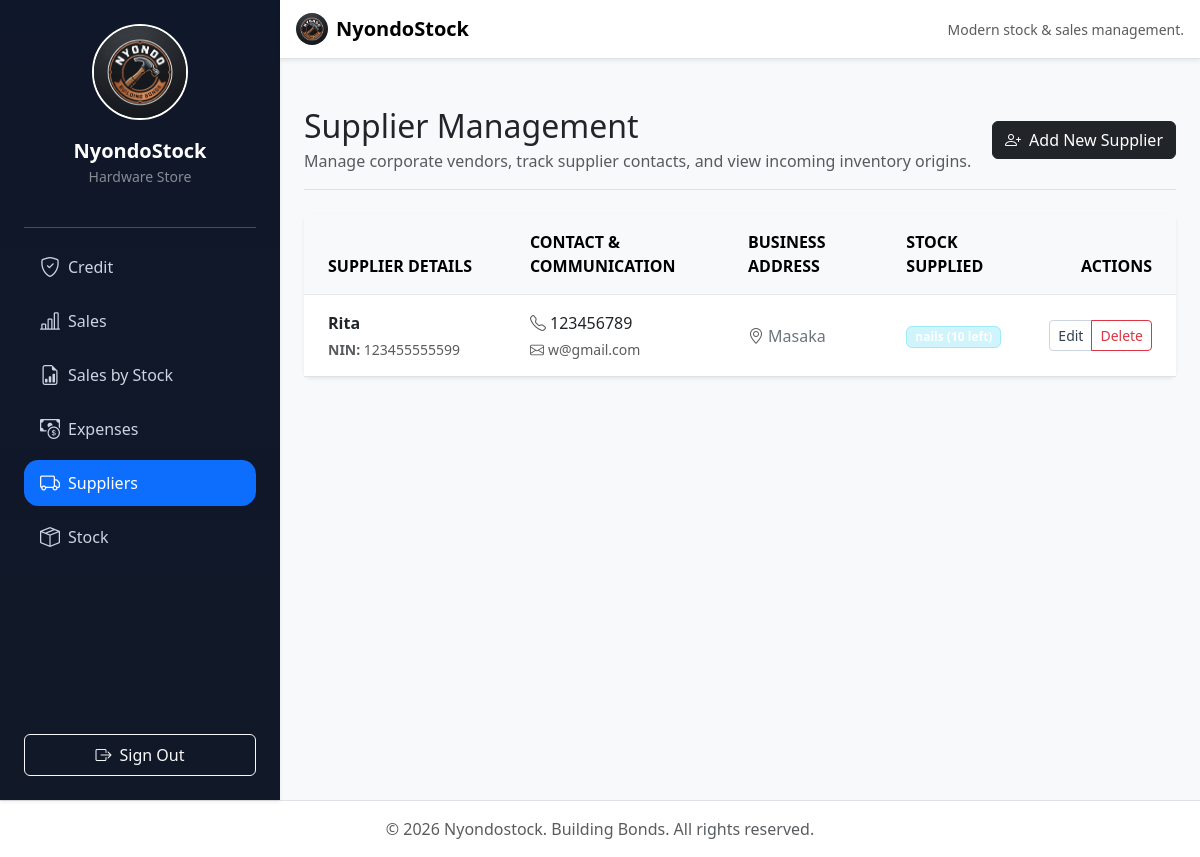
The page /stock/supplierlist/ on the database as committed earlier.
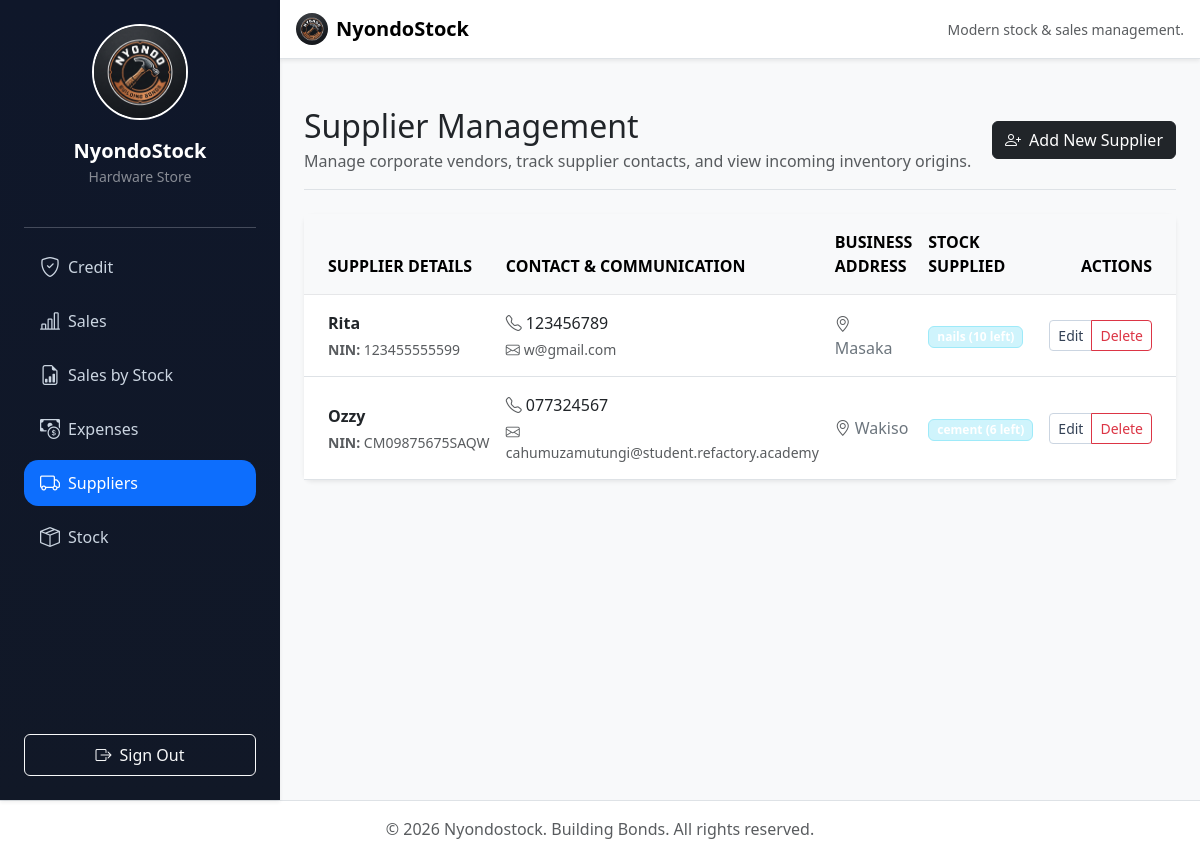
The same page on the database as committed later.
### stock/models.py (models this page shows, shortened)
class Supplier(models.Model):
    name = models.CharField(max_length=255)
    contact_info = models.CharField(max_length=255)
    Address = models.CharField(max_length=25)
    email = models.EmailField()
    nin = models.CharField(max_length=14)
    stock_supplied = models.ForeignKey(Stock, on_delete=models.SET_NULL, null=True)

class Stock(models.Model):
    STOCK_CHOICES = [
      ('hammers', 'Hammers'),
      ('nails', 'Nails'),
      ('iron sheets', 'Iron Sheets'),
      ('cement', 'Cement'),
      ('toolbox','Toolbox'),
      ('timber', 'Timber'),
      ('wire mesh', 'Wire Mesh'),
    ]
    name = models.CharField(max_length=25, choices=STOCK_CHOICES)
    quantity = models.IntegerField()
    date = models.DateTimeField(auto_now_add=True)
    unit_cost = models.DecimalField(max_digits=20, decimal_places=2)
    total_cost = models.DecimalField(max_digits=20, decimal_places=2)
    is_on_credit = models.BooleanField(default=False)
    is_paid = models.BooleanField(default=False)
    low_stock_threshold = models.IntegerField(default=5)
    unit_price = models.DecimalField(max_digits=20, decimal_places=2, null=True, blank=True)
    is_deleted = models.BooleanField(default=False)
    objects = StockManager()  # Default manager - excludes deleted
    all_objects = models.Manager()  # Get all, including deleted
    def __str__(self):
        return f"{self.name} ({self.quantity} left)"

### stock/views.py (the view)
# urls.py: path('supplierlist/', views.supplier_list, name='supplier_list'),
def supplier_list(request):
    suppliers = Supplier.objects.all()
    return render(request, 'store/supplier_list.html', {'suppliers': suppliers})

### stock/context_processors.py (called while the page is built)
def low_stock_alerts(request):
    alert_count = 0
    if request.user.is_authenticated:
        alert_count = Stock.objects.filter(quantity__lte=F('low_stock_threshold')).count()
    return {
        'low_stock_count': alert_count
    }

### templates/store/supplier_list.html (shortened to what this page needs)
{% extends 'base.html' %}
{% block content %}
<div class="container my-4">
    <div class="d-flex flex-column flex-md-row justify-content-between align-items-md-center border-bottom pb-3 mb-4">
        <div>
            <h1 class="h2 text-dark mb-1">Supplier Management</h1>
            <p class="text-muted mb-md-0">Manage corporate vendors, track supplier contacts, and view incoming inventory origins.</p>
        </div>
        <div>
            <a href="{% url 'supplier_registration_form' %}" class="btn btn-dark d-inline-flex align-items-center">
                <i class="bi bi-person-plus me-2"></i>Add New Supplier
            </a>
        </div>
    </div>
    <div class="card shadow-sm border-0 rounded-3">
        <div class="card-body p-0">
            <div class="table-responsive">
                <table class="table table-hover align-middle mb-0">
                    <thead class="table-light text-uppercase fs-7 text-muted">
                        <tr>
                            <th class="ps-4 py-3" style="width: 25%;">Supplier Details</th>
                            <th class="py-3" style="width: 25%;">Contact & Communication</th>
                            <th class="py-3">Business Address</th>
                            <th class="py-3">Stock Supplied</th>
                            <th class="pe-4 py-3 text-end">Actions</th>
                        </tr>
                    </thead>
                    <tbody>
                        {% for supplier in suppliers %}
                            <tr>
                                <td class="ps-4 py-3">
                                    <span class="fw-semibold text-dark d-block fs-6 mb-1">{{ supplier.name }}</span>
                                    {% if supplier.nin %}
                                        <span class="text-muted small d-block">
                                            <strong class="text-uppercase">NIN:</strong> {{ supplier.nin }}
                                        </span>
                                    {% endif %}
                                </td>
                                <td class="py-3">
                                    <span class="text-dark d-block mb-1"><i class="bi bi-telephone text-muted me-1"></i>{{ supplier.contact_info }}</span>
                                    <span class="text-muted small d-block"><i class="bi bi-envelope text-muted me-1"></i>{{ supplier.email }}</span>
                                </td>
                                <td class="py-3 text-secondary fs-7">
                                    <i class="bi bi-geo-alt text-muted me-1"></i>{{ supplier.Address }}
                                </td>
                                <td class="py-3">
                                    <span class="badge bg-info-subtle text-info-dark border border-info-subtle px-2 py-1.5 rounded">
                                        {{ supplier.stock_supplied|default:"None assigned" }}
                                    </span>
                                </td>
                                <td class="pe-4 py-3 text-end">
                                    <div class="btn-group btn-group-sm" role="group">
                                        <a href="#" class="btn btn-outline-secondary" title="Edit Vendor Profile">Edit</a>
                                        <a href="{% url 'delete_supplier' supplier.id %}"
                                           class="btn btn-outline-danger"
                                           onclick="return confirm('Are you sure you want to permanently remove this supplier?');"
                                           title="Delete Supplier Profile">
                                            Delete
                                        </a>
                                    </div>
                                </td>
                            </tr>
                        {% endfor %}
                    </tbody>
                </table>
            </div>
        </div>
    </div>
</div>
{% endblock %}

Rows that differ between the two databases and show on the page:
added Supplier: name "Ozzy", nin "CM09875675SAQW", contact_info "077324567", email "cahumuzamutungi@student.refactory.academy", Address "Wakiso", stock_supplied "cement (6 left)"
